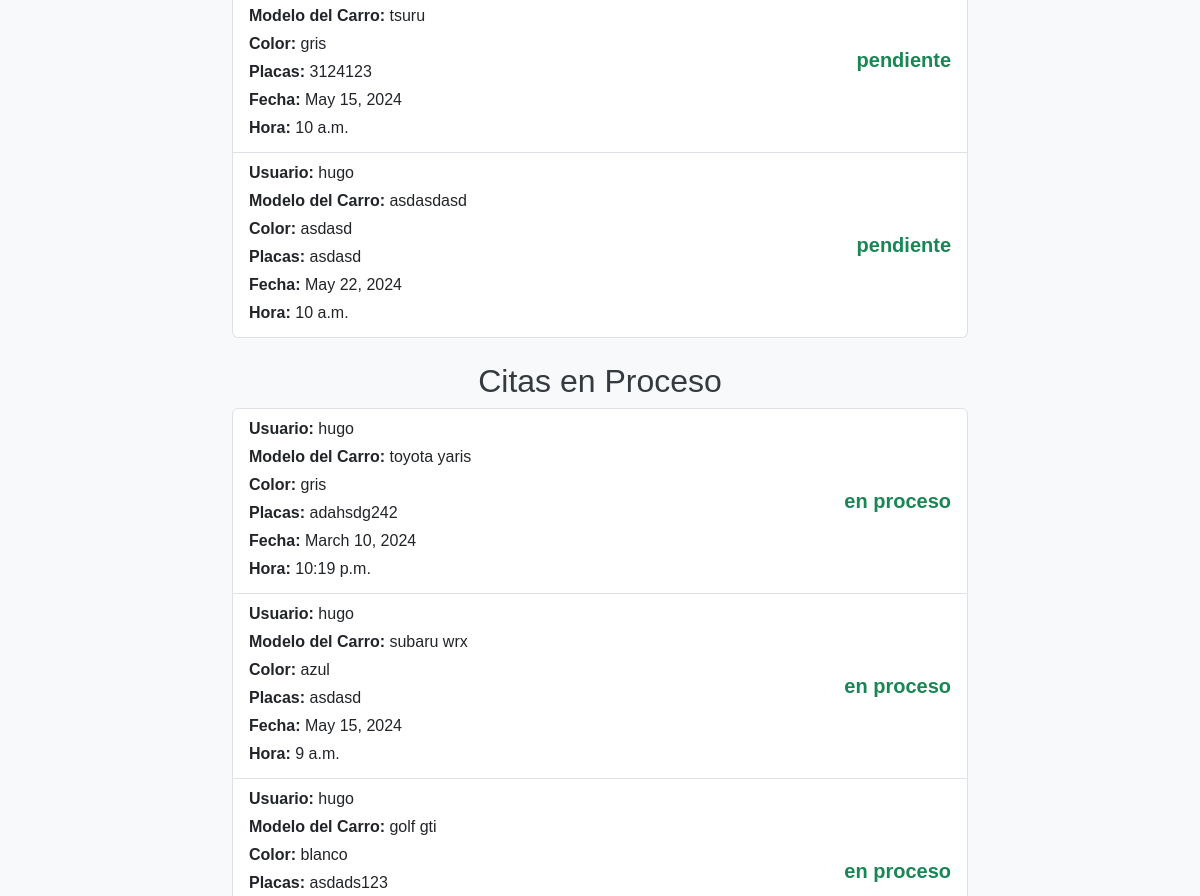
Page /lista_citas/ (signed in, middle part) on the earlier database version.
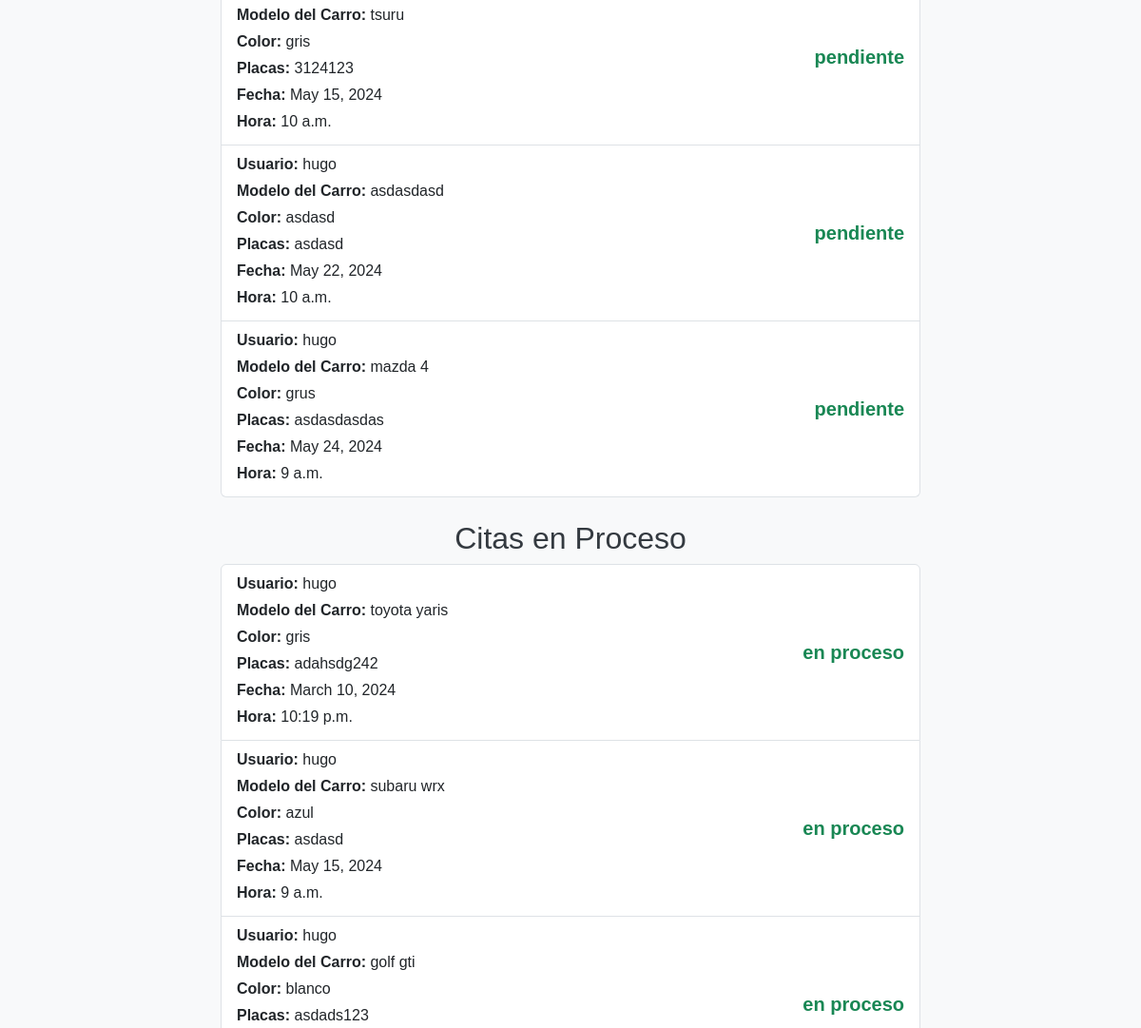
Same page on the later database version.
### autenticacion/models.py (models this page shows, shortened)
class Cita(models.Model):
    usuario = models.ForeignKey(User, on_delete=models.CASCADE)
    modelo_carro = models.CharField(max_length=100)
    color = models.CharField(max_length=100)
    placas = models.CharField(max_length=20)
    fecha = models.DateField()
    hora = models.TimeField()
    estado = models.CharField(max_length=50, default='pendiente')
    retroalimentacion = models.TextField(null=True, blank=True)
    servicios = models.ManyToManyField(Servicio, through='DetalleCita')

class User(AbstractUser):
    tel = models.CharField(max_length= 20) #Agregar el campo telefono a la tabla de usuario

### autenticacion/views.py (the view)
# urls.py: path('lista_citas/', v_auth.lista_citas_cliente, name='lista_citas_cliente'),
@login_required
def lista_citas_cliente(request):
    citas_en_espera = Cita.objects.filter(usuario = request.user, estado = "pendiente")
    citas_en_proceso = Cita.objects.filter(usuario = request.user, estado = "en proceso")
    citas_finalizadas = Cita.objects.filter(usuario = request.user, estado = "finalizada")
    titulo = "Citas del cliente"
    return render(request, "lista_citas_cliente.html",{
        'titulo': titulo,
        'citas_en_espera' : citas_en_espera,
        'citas_en_proceso' : citas_en_proceso,
        'citas_finalizadas' : citas_finalizadas,
    })

### main/templates/lista_citas_cliente.html (shortened to what this page needs)
<!DOCTYPE html>
<html lang="en">
<head>
    {% extends 'layouts/base.html' %}
    {% block content %}
    <main class="container my-5">
        <div class="row">
            <div class="col-md-8 offset-md-2">
                {% if citas_en_espera %}
                <div class="mb-4">
                    <ul class="list-group">
                        {% for cita in citas_en_espera %}
                        <a class="list-group-item list-group-item-action" href="{% url 'detalle_cita_cliente' cita.id %}">
                            <div class="d-flex justify-content-between align-items-center">
                                <div>
                                    <p class="mb-1"><strong>Usuario:</strong> {{ cita.usuario }}</p>
                                    <p class="mb-1"><strong>Modelo del Carro:</strong> {{ cita.modelo_carro }}</p>
                                    <p class="mb-1"><strong>Color:</strong> {{ cita.color }}</p>
                                    <p class="mb-1"><strong>Placas:</strong> {{ cita.placas }}</p>
                                    <p class="mb-1"><strong>Fecha:</strong> {{ cita.fecha }}</p>
                                    <p class="mb-1"><strong>Hora:</strong> {{ cita.hora }}</p>
                                </div>
                                <h5 class="mb-0 fw-bold text-success">{{ cita.estado }}</h5>
                            </div>
                        </a>
                        {% endfor %}
                    </ul>
                </div>
                {% endif %}
                {% if citas_en_proceso %}
                <div>
                    <h2 class="text-center">Citas en Proceso</h2>
                    <ul class="list-group">
                        {% for cita in citas_en_proceso %}
                            <a class="list-group-item list-group-item-action" href="{% url 'estatus_cita' cita.id %}">
                                <div class="d-flex justify-content-between align-items-center">
                                    <div>
                                        <p class="mb-1"><strong>Usuario:</strong> {{ cita.usuario }}</p>
                                        <p class="mb-1"><strong>Modelo del Carro:</strong> {{ cita.modelo_carro }}</p>
                                        <p class="mb-1"><strong>Color:</strong> {{ cita.color }}</p>
                                        <p class="mb-1"><strong>Placas:</strong> {{ cita.placas }}</p>
                                        <p class="mb-1"><strong>Fecha:</strong> {{ cita.fecha }}</p>
                                        <p class="mb-1"><strong>Hora:</strong> {{ cita.hora }}</p>
                                    </div>
                                    <h5 class="mb-0 fw-bold text-success">{{ cita.estado }}</h5>
                                </div>
                            </a>
                        {% endfor %}
                    </ul>
                </div>
                {% endif %}
            </div>
        </div>
    </main>
    {% endblock %}

Differences in the rows shown:
added Cita: usuario "hugo", modelo_carro "mazda 4", color "grus", placas "asdasdasdas", fecha "May 24, 2024", hora "9 a.m.", estado "pendiente"
